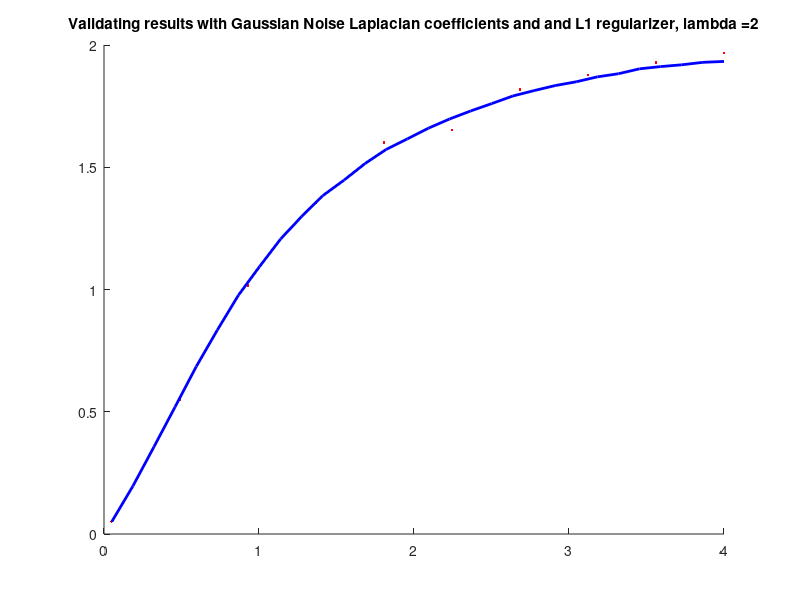

Write the MATLAB code that produced this figure.
close all;
clear all;

%load OptM_LapPred.mat
load replicaMapError_lambda=1.mat
%load replicaL2Error_lambda=1.mat

%load cvx_q_MAP_lambda1.mat
load cvx_q_MAP_lambda1_accurate.mat


figure
hold on;

plot(kappaSet_cvx,median(qErr),'r.')

p1=plot(kappaSet, q0ReplicaMAP,'b');
%p2= plot(kappaSet, q0ReplicaL2,'r');
%p3 = plot(kappaSet, qOpt,'k--');

set(p1,'Linewidth',2)
%set(p2,'Linewidth',2)
%set(p3,'Linewidth',2);

%legend('MAP','L2 Regularizer','Optimal M-estimator');


% tlhand = get(gca,'title')
% set(tlhand,'string','Asymptotic MSE of MAP, L2 regularizer, and Optimal M-Estimator','fontsize',18)
% 
% xlhand = get(gca,'xlabel')
% set(xlhand,'string','\kappa (P/N)','fontsize',16) 
% 
% 
% ylhand = get(gca,'ylabel')
% set(ylhand,'string','Mean Squared Error per Coefficient (MSE)','fontsize',16) 
% 
% %Set font size of numbering on axes
% set(gca,'FontSize',14)








%% Fix and use for scatter plots
% numSim = size(qErrMAP,1);
% numK = size(qErrMAP,2);
% kappaMat = repmat(kappaSet, numSim, 1);
% kappaSetVec = reshape(kappaMat,1,numK*numSim);
% qErrVecMAP = reshape(qErrMAP,1,numK*numSim);
% 
% scatter(kappaSetVec, qErrVecMAP,'r.');
%  
% pThy = plot(kappaSet, q0Replica,'k');
% 
% set(pThy,'Linewidth',2.5);
% 
% %legend('Simulations','Theory')
% 
% xlabel('kappa');
% ylabel('error')
% toc




title('Validating results with Gaussian Noise Laplacian coefficients and and L1 regularizer, lambda =2')
